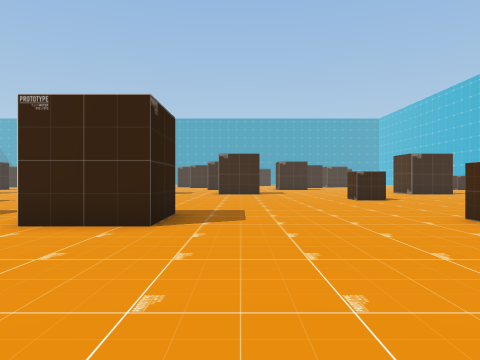
[1] (above)

24 first-person views from a walk through a Unity game level. The camera is 1.4 m above the floor, looks level and sees 70° across. The floor is counted in squares, 2 m on a side. Each view is taken from the middle of a square. On the plan, view 1 faces up. The plan holds only what a view shows up to about 11 squares ahead; the rest is blank. The place goes on beyond the plan. The player character is not drawn.

[2]
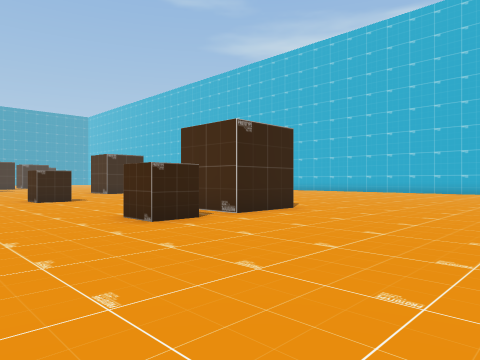

[3]
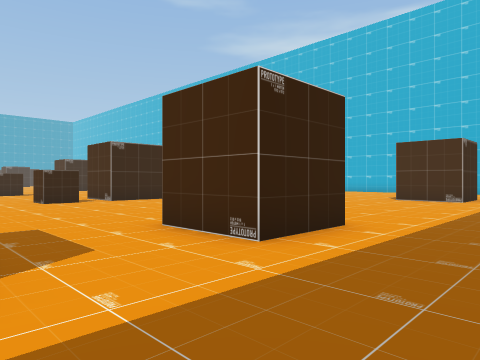

[4]
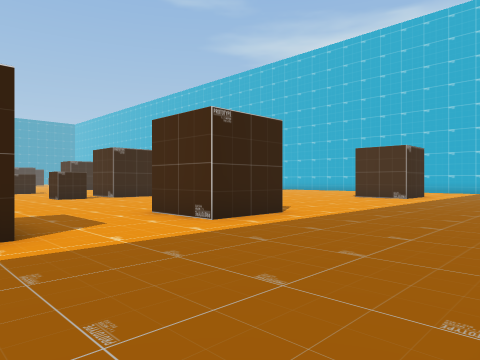

[5]
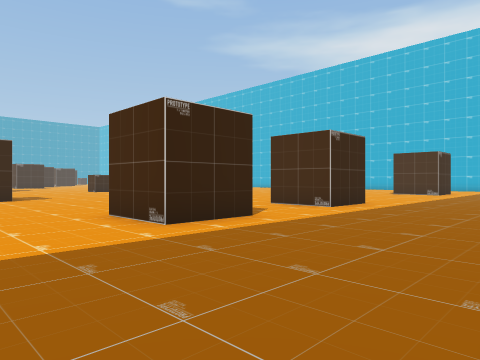

[6]
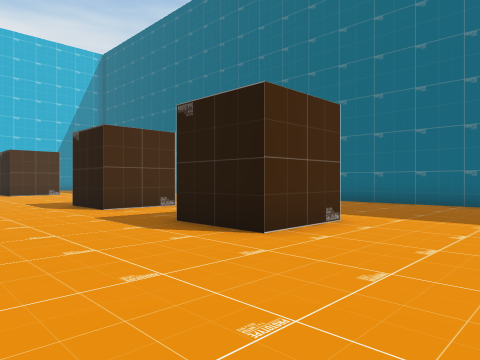

[7]
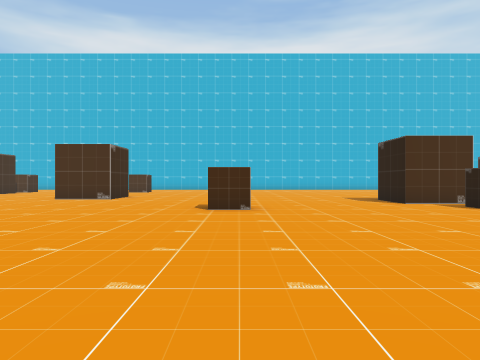

[8]
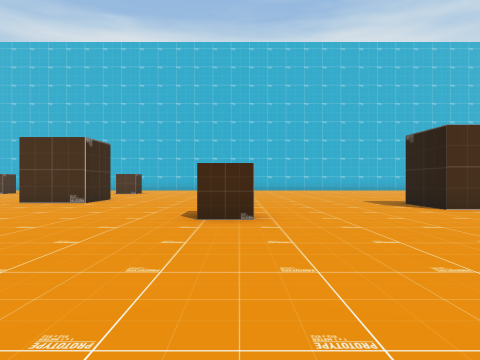

[9]
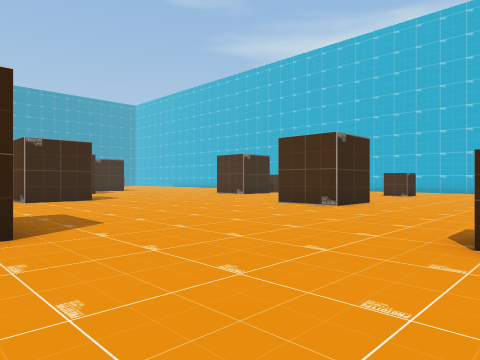

[10]
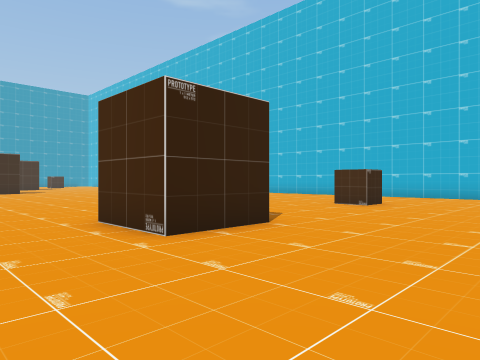

[11]
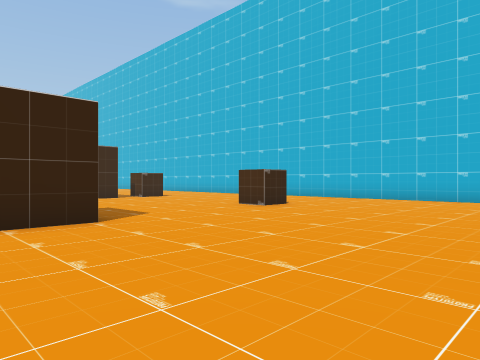

[12]
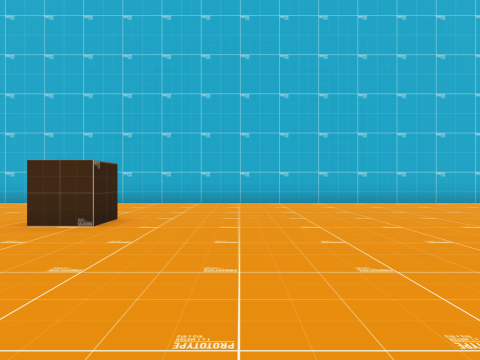

[13]
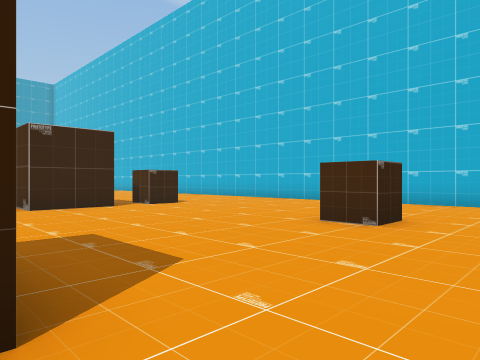

[14]
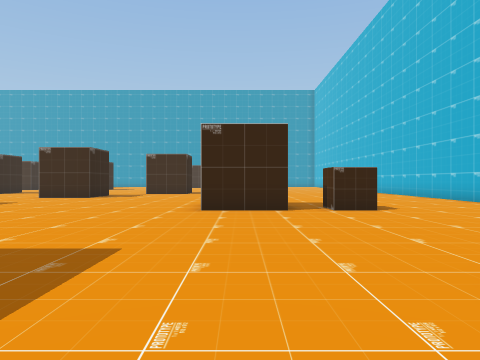

[15]
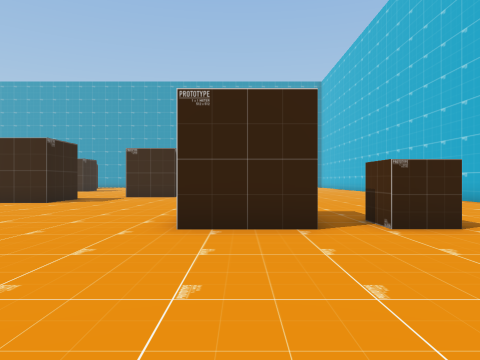

[16]
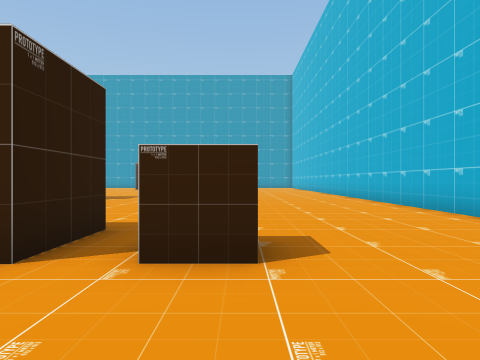

[17]
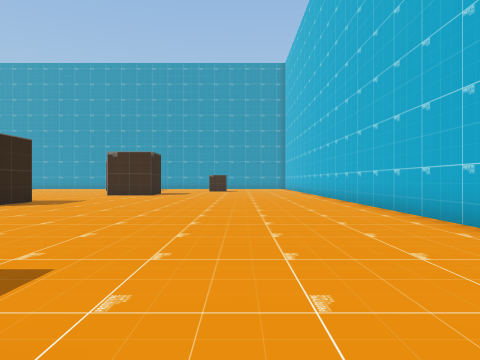

[18]
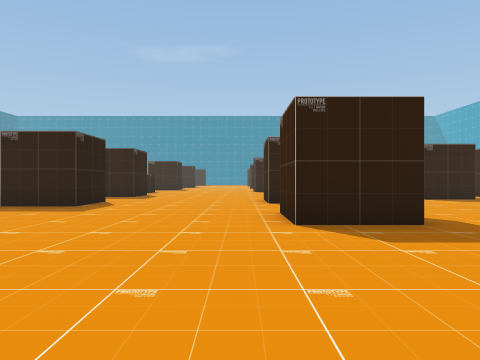

[19]
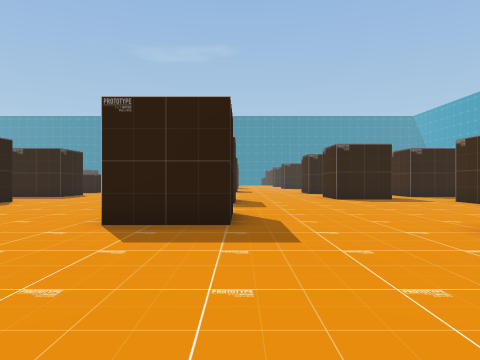

[20]
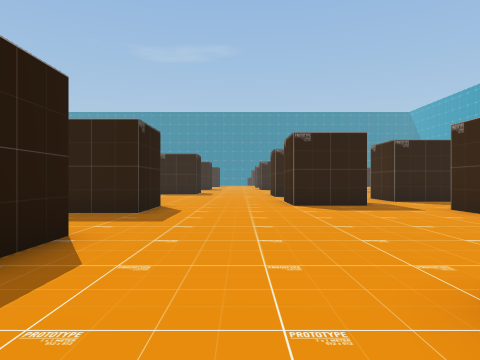

[21]
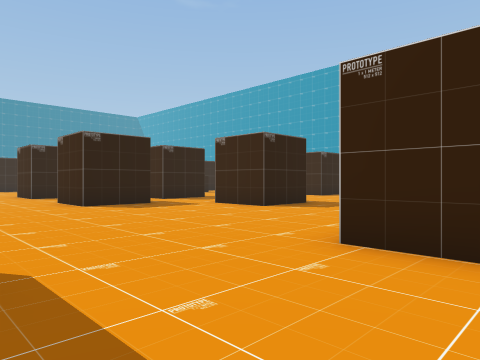

[22]
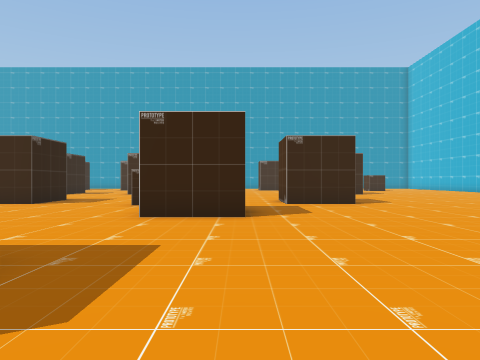

[23]
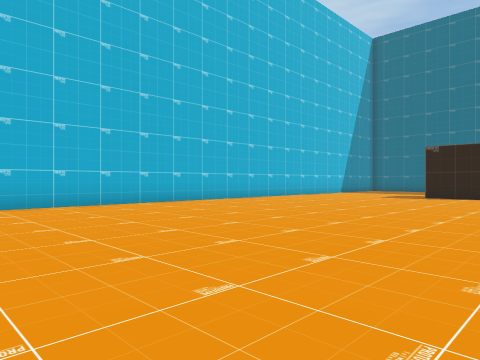

[24]
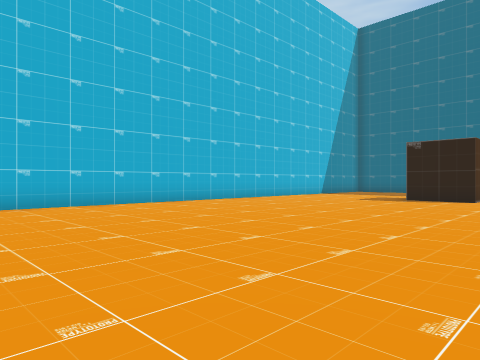

### Floor plan
Points are (right, up) in squares from view 1. A wall is a line through its corners. A room is listed if a view was taken in it or the views show most of it. See-through windows are left out.
Room 1 (views 1, 2, 3, 4, 5, 6, 7, 8, 9, 10, 11, 12, 13, 14, 15, 16, 17, 18, 19, 20, 21, 22, 23, 24)
walls: (10.4, 16.7) (8.4, 16.7) (8.4, 18.8); (8.1, 5.1) (6.1, 5.1) (6.1, 7.1) (8.1, 7.1); (-1, 18.7) (1, 18.7) (1, 16.6); (-1.3, 7.2) (-1.3, 5.1) (-3.4, 5.1); (4.7, 25.9) (4.7, 23.8) (2.7, 23.8) (2.7, 24.8); (2.6, 25.9) (4.2, 25.9); (14.1, 25.9) (14.1, 23.8) (12.1, 23.8) (12.1, 25); (20.5, 4.9) (20.5, 18.8); (20.5, 21.5) (20.5, 22.4); (-2.2, 25.9) (-0.2, 25.9) (-0.2, 23.8) (-0.8, 23.8); (6, -3.4) (3.9, -3.4) (3.9, -1.4) (5.9, -1.4); (7.1, 30) (7.1, 29.5) (5, 29.5); (14, -3.4) (13.3, -3.4) (13.3, -1.4) (14.2, -1.4); (1, -3.4) (-1.1, -3.4) (-1.1, -1.4) (1, -1.4); (20.5, 26.6) (20.5, 35); (10.4, 33) (8.4, 33) (8.4, 34); (-2.3, 31.5) (-2.3, 29.5) (-4.2, 29.5); (10.4, 35) (10.4, 33.5); (1, 35) (1, 33) (-1.1, 33); (-2.2, -8.5) (1.1, -8.5)
objects: other object (4, 5) to (5, 6); other object (4, 12) to (5, 12); other object (4, 33) to (5, 33); other object (16, 18); other object (16, 24)

Positions as (right, up) in squares from view 1, and headings:
1: (0, 0), facing up
2: (1, 0), facing up-right
3: (1, -6), facing up-right
4: (0, -8), facing up-right
5: (-4, -8), facing up-right
6: (-4, 2), facing down-right
7: (-4, 12), facing right
8: (-2, 12), facing right
9: (0, 12), facing up-right
10: (6, 13), facing up-right
11: (8, 11), facing up-right
12: (10, 15), facing right
13: (10, 15), facing up-right
14: (13, 16), facing up
15: (13, 19), facing up
16: (16, 21), facing up
17: (17, 24), facing up
18: (10, 23), facing left
19: (10, 26), facing left
20: (7, 28), facing left
21: (7, 26), facing up-left
22: (7, 23), facing up
23: (11, 13), facing down-right
24: (11, 11), facing down-right
